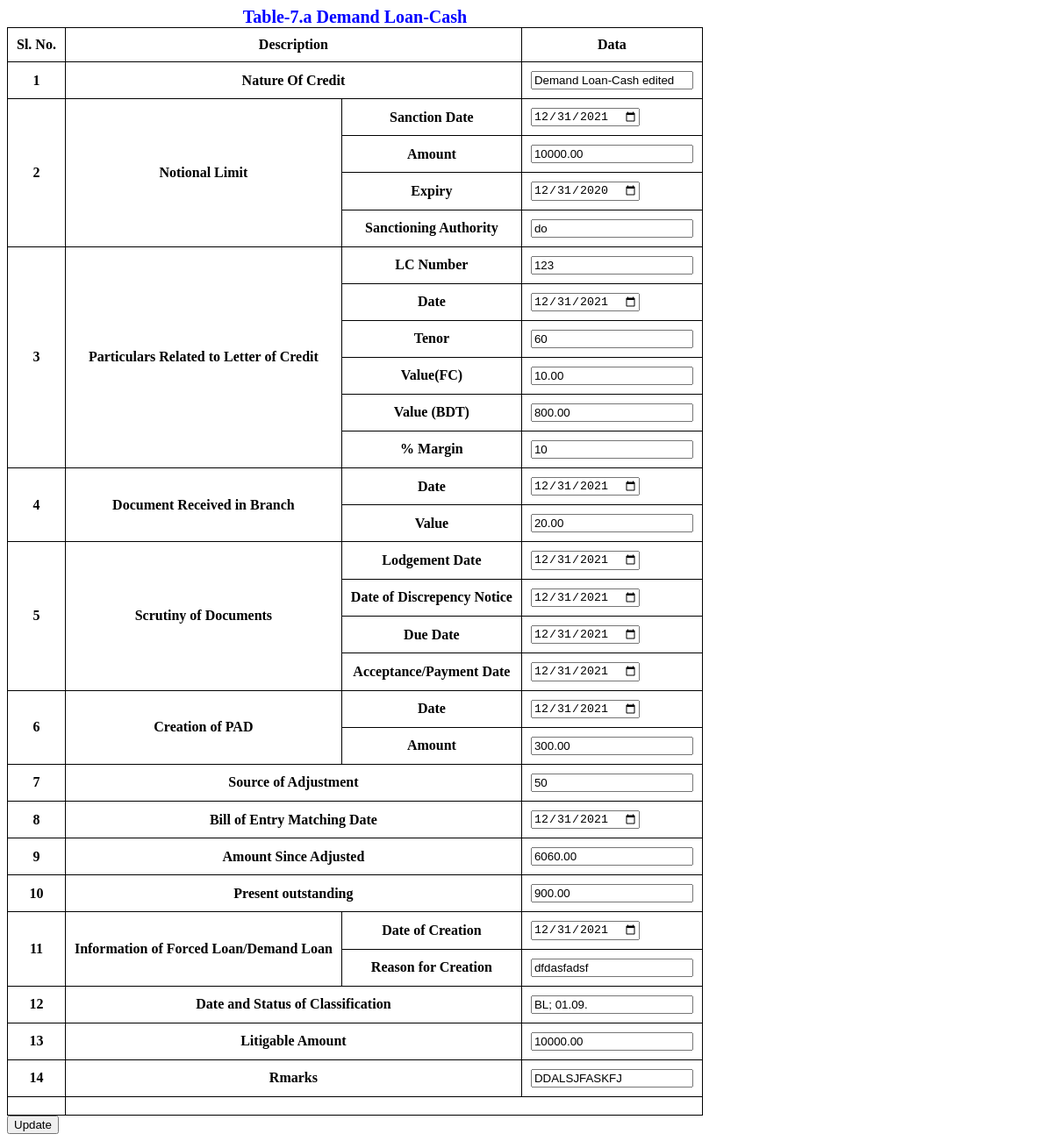
The page /Form-7a_update.php?form7a_id=1 on the database its author committed.
### tables this page shows
CREATE TABLE `form7a` (
  `form7a_id` int(11) NOT NULL,
  `form7a_natureOfCredit` varchar(100) DEFAULT NULL,
  `form7a_notionalLimitSanctionDate` date DEFAULT NULL,
  `form7a_notionalLimitAmount` decimal(15,2) DEFAULT NULL,
  `form7a_notionalLimitExpiry` date DEFAULT NULL,
  `form7a_sanctioningAuthority` varchar(20) DEFAULT NULL,
  `form7a_lcNo` int(11) NOT NULL,
  `form7a_lcDate` date DEFAULT NULL,
  `form7a_lcTenor` int(11) DEFAULT NULL,
  `form7a_lcValueFc` decimal(15,2) DEFAULT NULL,
  `form7a_lcValueBdt` decimal(15,2) DEFAULT NULL,
  `form7a_lcMarginPercentage` int(11) DEFAULT NULL,
  `form7a_dateDocumentReceivedInBranch` date DEFAULT NULL,
  `form7a_documentValue` decimal(15,2) DEFAULT NULL,
  `form7a_lodgementDate` date DEFAULT NULL,
  `form7a_dateDiscrepencyNotice` date DEFAULT NULL,
  `form7a_dueDate` date DEFAULT NULL,
  `form7a_acceptancePaymentDate` date DEFAULT NULL,
  `form7a_padCreatoionDate` date DEFAULT NULL,
  `form7a_padAmount` decimal(15,2) DEFAULT NULL,
  `form7a_sourceOfAdjustment` varchar(20) DEFAULT NULL,
  `form7a_billEntryMatchingDate` date DEFAULT NULL,
  `form7a_amountSinceeAdjusted` decimal(15,2) DEFAULT NULL,
  `form7a_presentOutstanding` decimal(15,2) DEFAULT NULL,
  `form7a_forcedLoanCreationDate` date DEFAULT NULL,
  `form7a_forcedLoanCreationReason` varchar(100) DEFAULT NULL,
  `form7a_classificationStatus` varchar(10) DEFAULT NULL,
  `form7a_litigableAmount` decimal(15,2) DEFAULT NULL,
  `form7a_remarks` varchar(100) DEFAULT NULL
);

### functions/function.php (called while the page is built, shortened)
<?php
function pullForm7aData($id)
{
    include('connection.php');
    $sql = "SELECT * FROM `form7a` WHERE `form7a_id` = '$id'";
    $result = $conn->query($sql);
    $existingData = array();
    while ($row = mysqli_fetch_array($result)) {
        $existingData['row'] = $row;
    }
    return $existingData['row'];
}

### Form-7a_update.php (the view, shortened to what this page needs)
<?php
include('functions/function.php');
if (isset($_GET['form7a_id'])) {
    $form7a_id = $_GET['form7a_id'];
    $existingData = pullForm7aData($form7a_id);
}
?>
<!DOCTYPE html>
<html lang="en">
<head>
    <link rel="stylesheet" href="style.css" />
</head>
<body>
    <form action="functions/form7a.php" method="post">
        <table>
            <caption>
                Table-7.a Demand Loan-Cash
            </caption>
            <thead>
                <tr colspan="2">
                    <th>Sl. No.</th>
                    <th colspan="2">Description</th>
                    <th>Data</th>
                </tr>
            </thead>
            <tbody>
                <tr>
                    <th>1</th>
                    <th colspan="2">Nature Of Credit</th>
                    <td>
                        <input type="text" value="<?php echo $existingData['form7a_natureOfCredit']; ?>" name="form7a_natureOfCredit" id="natureOfCredit" />
                    </td>
                </tr>
                <tr>
                    <th rowspan="4">2</th>
                    <th rowspan="4">Notional Limit</th>
                    <th>Sanction Date</th>
                    <td>
                        <input type="date" value="<?php echo $existingData['form7a_notionalLimitSanctionDate']; ?>" name="form7a_notionalLimitSanctionDate" id="notionalLimitSanctionDate" />
                    </td>
                </tr>
                <tr>
                    <th>Amount</th>
                    <td>
                        <input type="text" value="<?php echo $existingData['form7a_notionalLimitAmount']; ?>" name="form7a_notionalLimitAmount" id="notionalLimitAmount" />
                    </td>
                </tr>
                <tr>
                    <th>Expiry</th>
                    <td>
                        <input type="date" value="<?php echo $existingData['form7a_notionalLimitExpiry']; ?>" name="form7a_notionalLimitExpiry" id="notionalLimitExpiry" />
                    </td>
                </tr>
                <tr>
                    <th>Sanctioning Authority</th>
                    <td>
                        <input type="text" value="<?php echo $existingData['form7a_sanctioningAuthority']; ?>" name="form7a_sanctioningAuthority" id="sanctioningAuthority" />
                    </td>
                </tr>
                <tr>
                    <th rowspan="7">3</th>
                    <th rowspan="7">Particulars Related to Letter of Credit</th>
                </tr>
                <tr>
                    <th>LC Number</th>
                    <td>
                        <input type="text" value="<?php echo $existingData['form7a_lcNo']; ?>" name="form7a_lcNo" id="lcNo" />
                    </td>
                </tr>
                <tr>
                    <th>Date</th>
                    <td>
                        <input type="date" value="<?php echo $existingData['form7a_lcDate']; ?>" name="form7a_lcDate" id="lcDate" />
                    </td>
                </tr>
                <tr>
                    <th>Tenor</th>
                    <td>
                        <input type="text" value="<?php echo $existingData['form7a_lcTenor']; ?>" name="form7a_lcTenor" id="lcTenor" />
                    </td>
                </tr>
                <tr>
                    <th>Value(FC)</th>
                    <td>
                        <input type="text" value="<?php echo $existingData['form7a_lcValueFc']; ?>" name="form7a_lcValueFc" id="lcValueFc" />
                    </td>
                </tr>
                <tr>
                    <th>Value (BDT)</th>
                    <td>
                        <input type="text" value="<?php echo $existingData['form7a_lcValueBdt']; ?>" name="form7a_lcValueBdt" id="lcValueBdt" />
                    </td>
                </tr>
                <tr>
                    <th>% Margin</th>
                    <td>
                        <input type="text" value="<?php echo $existingData['form7a_lcMarginPercentage']; ?>" name="form7a_lcMarginPercentage" id="lcMarginPercentage" />
                    </td>
                </tr>
                <tr>
                    <th rowspan="2">4</th>
                    <th rowspan="2">Document Received in Branch</th>
                    <th>Date</th>
                    <td>
                        <input type="date" value="<?php echo $existingData['form7a_dateDocumentReceivedInBranch']; ?>" name="form7a_dateDocumentReceivedInBranch" id="dateDocumentReceivedInBranch" />
                    </td>
                </tr>
                <tr>
                    <th>Value</th>
                    <td>
                        <input type="text" value="<?php echo $existingData['form7a_documentValue']; ?>" name="form7a_documentValue" id="documentValue" />
                    </td>
                </tr>
                <tr>
                    <th rowspan="4">5</th>
                    <th rowspan="4">Scrutiny of Documents</th>
                    <th>Lodgement Date</th>
                    <td>
                        <input type="date" value="<?php echo $existingData['form7a_lodgementDate']; ?>" name="form7a_lodgementDate" id="lodgementDate" />
                    </td>
                </tr>
                <tr>
                    <th>Date of Discrepency Notice</th>
                    <td>
                        <input type="date" value="<?php echo $existingData['form7a_dateDiscrepencyNotice']; ?>" name="form7a_dateDiscrepencyNotice" id="dateDiscrepencyNotice" />
                    </td>
                </tr>
                <tr>
                    <th>Due Date</th>
                    <td>
                        <input type="date" value="<?php echo $existingData['form7a_dueDate']; ?>" name="form7a_dueDate" id="dueDate" />
                    </td>
                </tr>
                <tr>
                    <th>Acceptance/Payment Date</th>
                    <td>
                        <input type="date" value="<?php echo $existingData['form7a_acceptancePaymentDate']; ?>" name="form7a_acceptancePaymentDate" id="acceptancePaymentDate" />
                    </td>
                </tr>
                <tr>
                    <th rowspan="2">6</th>
                    <th rowspan="2">Creation of PAD</th>
                    <th>Date</th>
                    <td>
                        <input type="date" value="<?php echo $existingData['form7a_padCreatoionDate']; ?>" name="form7a_padCreatoionDate" id="padCreatoionDate" />
                    </td>
                </tr>
                <tr>
                    <th>Amount</th>
                    <td>
                        <input type="text" value="<?php echo $existingData['form7a_padAmount']; ?>" name="form7a_padAmount" id="padAmount" />
                    </td>
                </tr>
                <tr>
                    <th>7</th>
                    <th colspan="2">Source of Adjustment</th>
                    <td>
                        <input type="text" value="<?php echo $existingData['form7a_sourceOfAdjustment']; ?>" name="form7a_sourceOfAdjustment" id="sourceOfAdjustment" />
                    </td>
                </tr>
                <tr>
                    <th>8</th>
                    <th colspan="2">Bill of Entry Matching Date</th>
                    <td>
                        <input type="date" value="<?php echo $existingData['form7a_billEntryMatchingDate']; ?>" name="form7a_billEntryMatchingDate" id="billEntryMatchingDate" />
                    </td>
                </tr>
                <tr>
                    <th>9</th>
                    <th colspan="2">Amount Since Adjusted</th>
                    <td>
                        <input type="text" value="<?php echo $existingData['form7a_amountSinceeAdjusted']; ?>" name="form7a_amountSinceeAdjusted" id="amountSinceeAdjusted" />
                    </td>
                </tr>
                <tr>
                    <th>10</th>
                    <th colspan="2">Present outstanding</th>
                    <td>
                        <input type="text" value="<?php echo $existingData['form7a_presentOutstanding']; ?>" name="form7a_presentOutstanding" id="presentOutstanding" />
                    </td>
                </tr>
                <tr>
                    <th rowspan="2">11</th>
                    <th rowspan="2">Information of Forced Loan/Demand Loan</th>
                    <th>Date of Creation</th>
                    <td>
                        <input type="date" value="<?php echo $existingData['form7a_forcedLoanCreationDate']; ?>" name="form7a_forcedLoanCreationDate" id="forcedLoanCreationDate" />
                    </td>
                </tr>
                <tr>
                    <th>Reason for Creation</th>
                    <td>
                        <input type="text" value="<?php echo $existingData['form7a_forcedLoanCreationReason']; ?>" name="form7a_forcedLoanCreationReason" id="forcedLoanCreationReason" />
                    </td>
                </tr>
                <tr>
                    <th>12</th>
                    <th colspan="2">Date and Status of Classification</th>
                    <td>
                        <input type="text" value="<?php echo $existingData['form7a_classificationStatus']; ?>" name="form7a_classificationStatus" id="classificationStatus" />
                    </td>
                </tr>
                <tr>
                    <th>13</th>
                    <th colspan="2">Litigable Amount</th>
                    <td>
                        <input type="text" value="<?php echo $existingData['form7a_litigableAmount']; ?>" name="form7a_litigableAmount" id="litigableAmount" />
                    </td>
                </tr>
                <tr>
                    <th>14</th>
                    <th colspan="2">Rmarks</th>
                    <td>
                        <input type="text" value="<?php echo $existingData['form7a_remarks']; ?>" name="form7a_remarks" id="remarks" />
                    </td>
                </tr>
                <tr><td><input type="hidden" value="<?php echo $existingData['form7a_id']; ?>" name="form7a_id" /></td></tr>
            </tbody>
        </table>
        <input type="submit" name="update7a" value="Update" id="remarks" />
    </form>
</body>
</html>

### style.css (style rules this page uses)
table, th, td { border: 1px solid black; border-collapse: collapse; padding: 10px; }
caption { font-weight: bolder; color: blue; font-size: 20px; }

### rows shown on the page
form7a: form7a_natureOfCredit "Demand Loan-Cash edited", form7a_notionalLimitSanctionDate "12/31/2021", form7a_notionalLimitAmount "10000.00", form7a_notionalLimitExpiry "12/31/2020", form7a_sanctioningAuthority "do", form7a_lcNo "123", form7a_lcDate "12/31/2021", form7a_lcTenor "60", form7a_lcValueFc "10.00", form7a_lcValueBdt "800.00", form7a_lcMarginPercentage "10", form7a_dateDocumentReceivedInBranch "12/31/2021", form7a_documentValue "20.00", form7a_lodgementDate "12/31/2021", form7a_dateDiscrepencyNotice "12/31/2021", form7a_dueDate "12/31/2021", form7a_acceptancePaymentDate "12/31/2021", form7a_padCreatoionDate "12/31/2021", form7a_padAmount "300.00", form7a_sourceOfAdjustment "50", form7a_billEntryMatchingDate "12/31/2021", form7a_amountSinceeAdjusted "6060.00", form7a_presentOutstanding "900.00", form7a_forcedLoanCreationDate "12/31/2021", form7a_forcedLoanCreationReason "dfdasfadsf", form7a_classificationStatus "BL; 01.09.", form7a_litigableAmount "10000.00", form7a_remarks "DDALSJFASKFJ"
